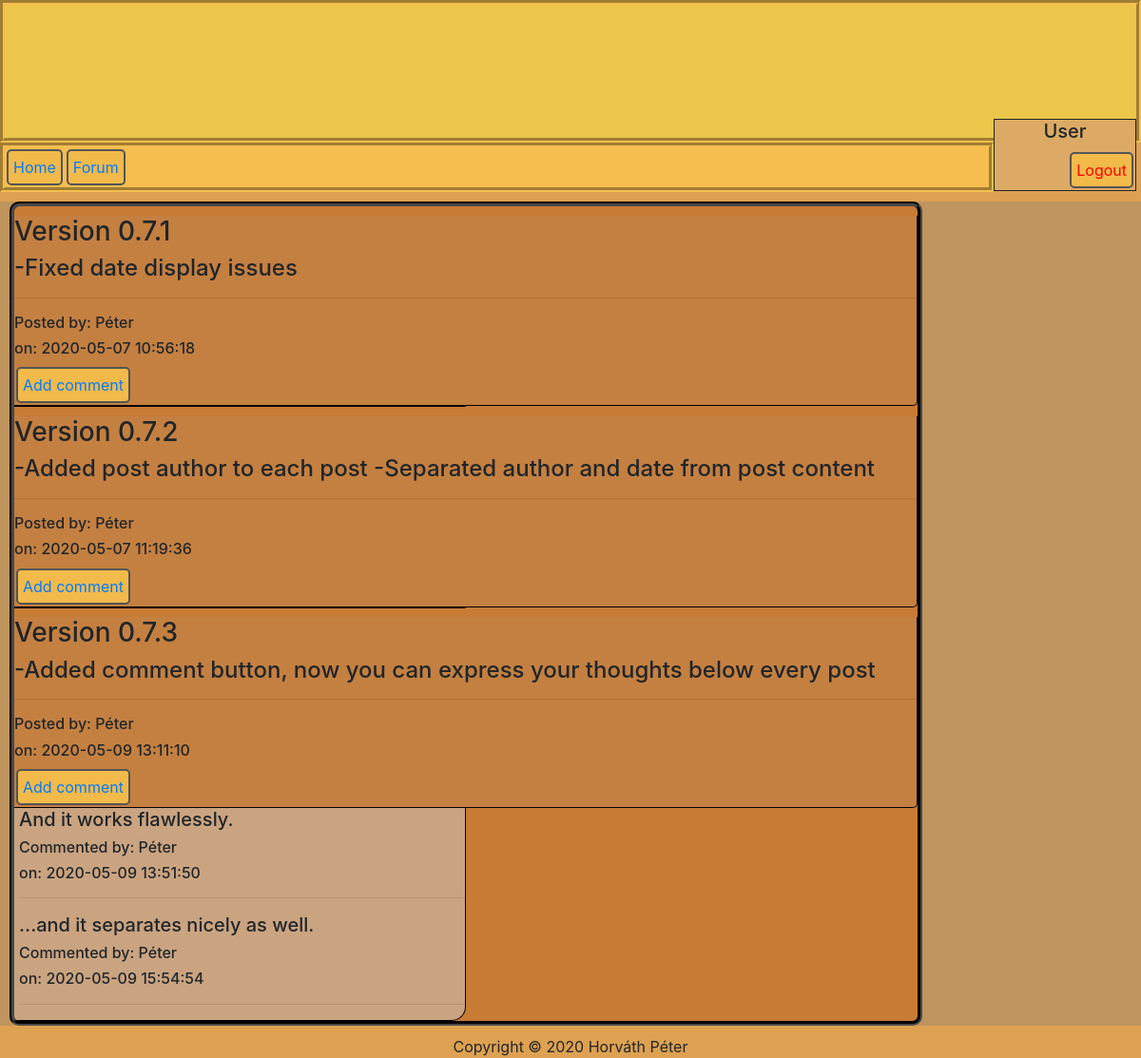
The app's page /index.php?P=forum (signed in) with its own data.
### tables this page shows
CREATE TABLE `posts` (
  `id` int(11) NOT NULL,
  `uid` int(11) NOT NULL,
  `title` varchar(250) NOT NULL,
  `content` varchar(500) NOT NULL,
  `date` datetime NOT NULL
);

CREATE TABLE `users` (
  `id` int(5) UNSIGNED NOT NULL,
  `first_name` varchar(64) NOT NULL,
  `last_name` varchar(64) NOT NULL,
  `email` varchar(250) NOT NULL,
  `password` varchar(250) NOT NULL,
  `permission` tinyint(1) NOT NULL
);

CREATE TABLE `comments` (
  `id` int(11) NOT NULL,
  `pid` int(11) NOT NULL,
  `uid` int(11) NOT NULL,
  `date` datetime NOT NULL,
  `content` varchar(250) NOT NULL
);

### protected/database.php (called while the page is built, shortened)
<?php
function getConnection() {
    $connection = new PDO(DB_TYPE.':host='.DB_HOST.';dbname='.DB_NAME.';',DB_USER, DB_PASS);
    $connection->exec("SET NAMES '".DB_CHARSET."'");
    return $connection;
}
function getRecord($queryString, $queryParams = []) {
    $connection = getConnection();
    $statement = $connection->prepare($queryString);
    $success = $statement->execute($queryParams);
    $result = $success ? $statement->fetch(PDO::FETCH_ASSOC) : [];
    return $result;
}
function getList($queryString, $queryParams = []) {
    $connection = getConnection();
    $statement = $connection->prepare($queryString);
    $success = $statement->execute($queryParams);
    $result = $success ? $statement->fetchAll(PDO::FETCH_ASSOC) : [];
    return $result;
}
?>

### protected/forum.php (the view, shortened to what this page needs)
<?php
    $query="SELECT id,uid,title,content,date FROM posts";
    $posts = getList($query);
    $query = "SELECT id,uid,pid,content,date FROM comments";
    $comments = getList($query);
?>
<div id="forumpage">
    <div id="forum">
        <?php if(count($posts) <= 0) : ?>
            <h1>There are no posts to show</h1>
        <?php else : ?>
            <?php foreach ($posts as $p) : ?>
                <?php
                    $query = "SELECT first_name FROM users WHERE id=".$p['uid'];
                    $postedBy = getRecord($query);
                ?>
                <div id="posts">
                    <h3><?=$p['title']?></h3>
                    <h4><?=$p['content']?></h4>
                    <hr>
                    <h6>Posted by: <?=$postedBy['first_name']?></h6>
                    <h6>on: <?=$p['date']?></h6>
                    <a href="index.php?P=add_comment&a=<?=$p['id']?>">Add comment</a>
                </div>
                <div id="comments">
                    <?php foreach ($comments as $c) : ?>
                        <?php if($p['id'] == $c['pid']) : ?>
                            <?php
                            $query = "SELECT first_name FROM users WHERE id=".$c['uid'];
                            $commentedBy = getRecord($query);
                            ?>
                            <h5><?=$c['content']?><h5>
                            <h6>Commented by: <?=$commentedBy['first_name']?></h6>
                            <h6>on: <?=$c['date']?></h6>
                            <hr>
                        <?php endif; ?>
                    <?php endforeach; ?>
                </div>
            <?php endforeach; ?>
        <?php endif; ?>
    </div>
</div>

### public/style.css (style rules this page uses)
body { background-color: rgb(221, 161, 81); }
a { background-color: #F2BA4A; padding: 5px; float: left; border-style: solid; border-color: #555555; border-width: 2px; border-radius: 5px; margin: 2px; }
#forum { background-color: rgb(199, 123, 53); width: 80%; margin: 10px; border-color: rgb(73, 73, 73); border-style: groove; border-radius: 10px; border-width: 5px; overflow: auto; }
#forumpage { margin-top: 5px; background-color: rgba(120, 120, 120, 0.3); height: max-content; }
#posts { background-color: rgba(170, 170, 170, 0.1); border-bottom-style: solid; border-right-style: solid; border-bottom-width: 1px; border-right-width: 1px; border-bottom-color: black; border-right-color: black; border-bottom-right-radius: 5px; margin-top: 1%; overflow: auto; }
#comments { background-color: rgba(205, 205, 205, 0.5); width: 50%; border-bottom-style: solid; border-right-style: solid; border-bottom-width: 1px; border-right-width: 1px; border-bottom-color: black; border-right-color: black; border-bottom-right-radius: 15px; padding-left: 5px; }

### records on screen
posts: title "Version 0.7.1", content "-Fixed date display issues", uid.first_name "Péter", date "2020-05-07 10:56:18"
posts: title "Version 0.7.2", content "-Added post author to each post -Separated author and date from post content", uid.first_name "Péter", date "2020-05-07 11:19:36"
posts: title "Version 0.7.3", content "-Added comment button, now you can express your thoughts below every post", uid.first_name "Péter", date "2020-05-09 13:11:10"
comments: content "And it works flawlessly.", uid.first_name "Péter", date "2020-05-09 13:51:50"
comments: content "...and it separates nicely as well.", uid.first_name "Péter", date "2020-05-09 15:54:54"

### other values on screen
$_SESSION['first_name'] "User"
